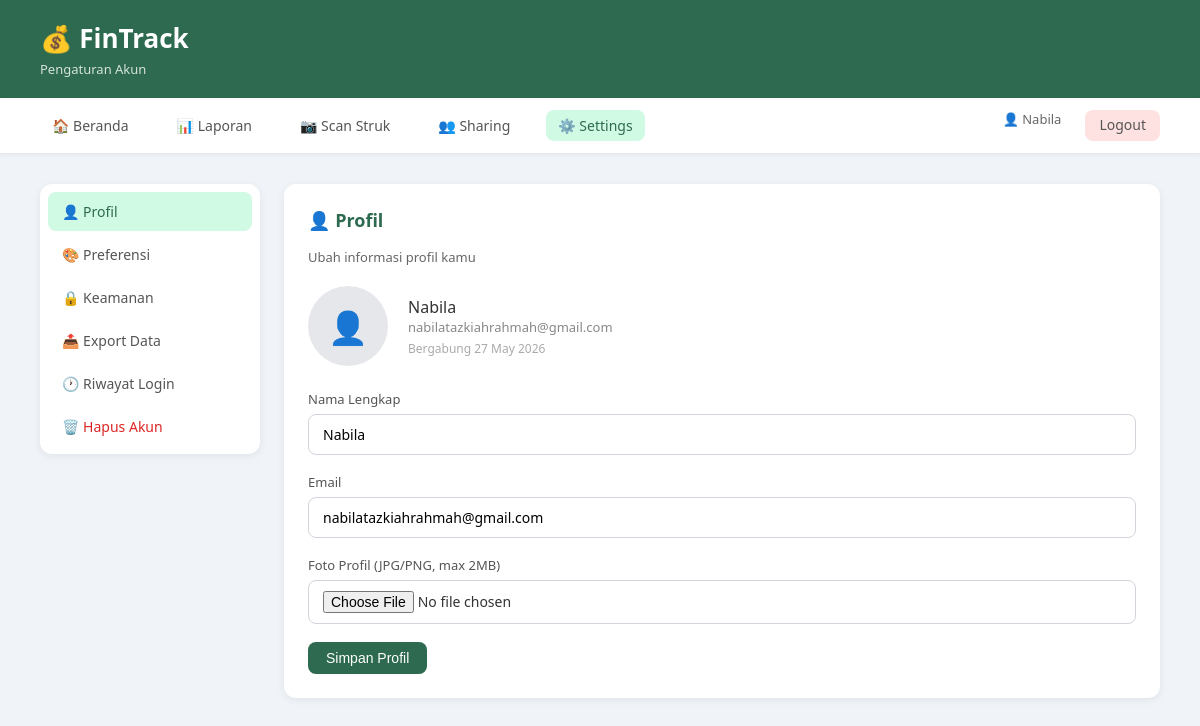
/settings (signed in), run on the app's committed database.
### app.py (models this page shows)
class User(UserMixin, db.Model):
    id            = db.Column(db.Integer, primary_key=True)
    name          = db.Column(db.String(100), nullable=False)
    email         = db.Column(db.String(100), unique=True, nullable=False)
    password      = db.Column(db.String(200), nullable=False)
    photo         = db.Column(db.String(200), nullable=True)
    language      = db.Column(db.String(5), default='id')
    theme         = db.Column(db.String(10), default='light')
    notif_popup   = db.Column(db.Boolean, default=True)
    timezone      = db.Column(db.String(50), default='Asia/Jakarta')
    created_at    = db.Column(db.DateTime, default=datetime.utcnow)
    transactions  = db.relationship('Transaction', backref='user', lazy=True)
    language = db.Column(db.String(5), default='id')

### app.py (the view)
@app.route('/settings')
@login_required
def settings():
    login_histories = LoginHistory.query.filter_by(user_id=current_user.id)\
                                  .order_by(LoginHistory.logged_in_at.desc())\
                                  .limit(5).all()
    return render_template('settings.html',
                           login_histories=login_histories)

### app.py (called while the page is built)
@app.context_processor
def inject_translation():
    if current_user.is_authenticated:
        lang = current_user.language or 'id'
    else:
        lang = 'id'
    return dict(t=get_translation(lang))

@login_manager.user_loader
def load_user(user_id):
    return User.query.get(int(user_id))

### translations.py (called while the page is built)
def get_translation(lang='id'):
    return TRANSLATIONS.get(lang, TRANSLATIONS['id'])

### templates/settings.html (shortened to what this page needs)
<!DOCTYPE html>
<html lang="id" data-theme="light" id="html-root">
<head>
    <link rel="stylesheet" href="{{ url_for('static', filename='style.css') }}">
</head>
<body>
<header>
    <h1>💰 FinTrack</h1>
    <p>{{ t['settings_title'] }}</p>
</header>
<nav class="navbar">
    <a href="/">🏠 Beranda</a>
    <a href="/report">📊 Laporan</a>
    <a href="/scan">📷 Scan Struk</a>
    <a href="/groups">👥 Sharing</a>
    <a href="/settings" class="active">⚙️ Settings</a>
    <span style="margin-left:auto; font-size:13px; color:#666;">
        👤 {{ current_user.name }}
    </span>
    <a href="/logout" class="btn btn-danger" style="padding:5px 14px;">Logout</a>
</nav>
<main>
    <div style="display:grid; grid-template-columns:220px 1fr; gap:24px;">
        <div>
            <div class="card" style="padding:8px;">
                <nav style="display:flex; flex-direction:column; gap:4px;">
                    <a href="#profil" onclick="showSection('profil')"
                       class="settings-nav active" id="nav-profil">
                        👤 {{ t['profile'] }}
                    </a>
                    <a href="#preferensi" onclick="showSection('preferensi')"
                       class="settings-nav" id="nav-preferensi">
                        🎨 {{ t['preferences'] }}
                    </a>
                    <a href="#keamanan" onclick="showSection('keamanan')"
                       class="settings-nav" id="nav-keamanan">
                        🔒 {{ t['security'] }}
                    </a>
                    <a href="#export" onclick="showSection('export')"
                       class="settings-nav" id="nav-export">
                        📤 {{ t['export_data'] }}
                    </a>
                    <a href="#riwayat-login" onclick="showSection('riwayat-login')"
                       class="settings-nav" id="nav-riwayat-login">
                        🕐 {{ t['login_history'] }}
                    </a>
                    <a href="#hapus-akun" onclick="showSection('hapus-akun')"
                       class="settings-nav danger" id="nav-hapus-akun">
                        🗑️ {{ t['delete_account'] }}
                    </a>
                </nav>
            </div>
        </div>
        <div>
            <div id="section-profil" class="settings-section">
                <div class="card">
                    <h2>👤 {{ t['profile'] }}</h2>
                    <p style="font-size:13px; color:#666; margin-bottom:20px;">
                        Ubah informasi profil kamu
                    </p>
                    <div style="display:flex; align-items:center;
                                gap:20px; margin-bottom:24px;">
                        <div style="width:80px; height:80px; border-radius:50%;
                                    overflow:hidden; background:#e5e7eb;
                                    display:flex; align-items:center;
                                    justify-content:center; font-size:32px;">
                            {% if current_user.photo %}
                                <img src="{{ url_for('static',
                                     filename='uploads/' + current_user.photo) }}"
                                     style="width:100%; height:100%;
                                            object-fit:cover;">
                            {% else %}
                                👤
                            {% endif %}
                        </div>
                        <div>
                            <p style="font-weight:500;">{{ current_user.name }}</p>
                            <p style="font-size:13px; color:#888;">
                                {{ current_user.email }}
                            </p>
                            <p style="font-size:12px; color:#aaa; margin-top:4px;">
                                Bergabung {{ current_user.created_at.strftime('%d %B %Y') }}
                            </p>
                        </div>
                    </div>
                    <form method="POST" action="/settings/profile"
                          enctype="multipart/form-data">
                        <div class="form-group">
                            <label>{{ t['full_name'] }}</label>
                            <input type="text" name="name"
                                   value="{{ current_user.name }}" required>
                        </div>
                        <div class="form-group">
                            <label>{{ t['email'] }}</label>
                            <input type="email" name="email"
                                   value="{{ current_user.email }}" required>
                        </div>
                        <div class="form-group">
                            <label>{{ t['profile_photo'] }}</label>
                            <input type="file" name="photo"
                                   accept=".jpg,.jpeg,.png"
                                   onchange="previewPhoto(this)">
                        </div>
                        <button type="submit" class="btn btn-primary">
                            {{ t['save_profile'] }}
                        </button>
                    </form>
                </div>
            </div>
        </div>
    </div>
</main>
</body>
</html>

### static/style.css (style rules this page uses)
* { margin: 0; padding: 0; box-sizing: border-box; }
body { font-family: 'Segoe UI', sans-serif; background-color: #f0f4f8; color: #333; }
header { background-color: #2d6a4f; color: white; padding: 20px 40px; }
header h1 { font-size: 26px; }
header p { font-size: 13px; opacity: 0.8; margin-top: 4px; }
main { padding: 30px 40px; }
.card { background: white; border-radius: 12px; padding: 24px; box-shadow: 0 2px 8px rgba(0,0,0,0.07); margin-bottom: 24px; }
.card h2 { margin-bottom: 16px; font-size: 18px; color: #2d6a4f; }
.btn { display: inline-block; padding: 8px 18px; border-radius: 8px; font-size: 14px; font-weight: 500; cursor: pointer; border: none; text-decoration: none; }
.btn-primary { background: #2d6a4f; color: white; }
.btn-danger { background: #fee2e2; color: #dc2626; font-size: 13px; padding: 5px 12px; }
.form-group { margin-bottom: 18px; }
.form-group label { display: block; font-size: 13px; font-weight: 500; margin-bottom: 6px; color: #555; }
.form-group input, .form-group select, .form-group textarea { width: 100%; padding: 10px 14px; border: 1px solid #d1d5db; border-radius: 8px; font-size: 14px; font-family: inherit; }
.navbar { background: white; padding: 12px 40px; display: flex; gap: 24px; border-bottom: 1px solid #e5e7eb; box-shadow: 0 1px 4px rgba(0,0,0,0.05); }
.navbar a { text-decoration: none; color: #555; font-size: 14px; font-weight: 500; padding: 6px 12px; border-radius: 8px; }
.navbar a.active { background: #d1fae5; color: #2d6a4f; }
.settings-nav { display: block; padding: 10px 14px; border-radius: 8px; font-size: 14px; text-decoration: none; color: #555; cursor: pointer; transition: background 0.15s; }
.settings-nav.active { background: #d1fae5; color: #2d6a4f; font-weight: 500; }
.settings-nav.danger { color: #dc2626; }

### data on the page
User: name "Nabila", email "nabilatazkiahrahmah@gmail.com", created_at "27 May 2026"

### other printed values
{{ t['settings_title'] }} "Pengaturan Akun"
{{ t['profile'] }} "Profil"
{{ t['preferences'] }} "Preferensi"
{{ t['security'] }} "Keamanan"
{{ t['export_data'] }} "Export Data"
{{ t['login_history'] }} "Riwayat Login"
{{ t['delete_account'] }} "Hapus Akun"
{{ t['full_name'] }} "Nama Lengkap"
{{ t['email'] }} "Email"
{{ t['profile_photo'] }} "Foto Profil (JPG/PNG, max 2MB)"
{{ t['save_profile'] }} "Simpan Profil"
